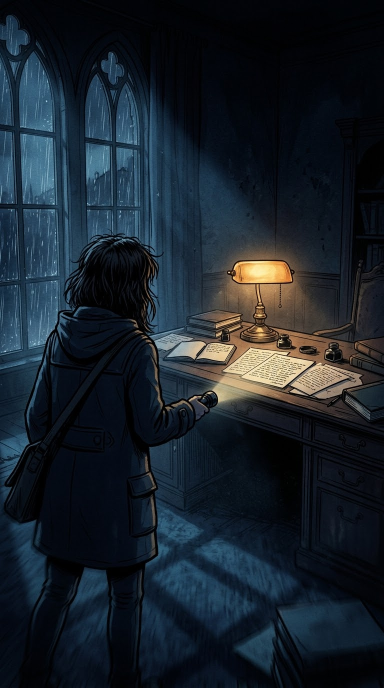
#> input picture video/source.jpg, 768 x 1376 px (shown at 1/2 size)
$ python render.py source.jpg source.jpg
#> lines starting #> are read from the running program, lines starting #| are printed output that depends on the picture
import sys, subprocess, wave, numpy as np
from PIL import Image, ImageDraw, ImageFilter
SRC, OUT = sys.argv[1], sys.argv[2]
W, H, FPS, DUR = 1080, 1920, 30, 20.0
N = int(FPS*DUR)
rng = np.random.default_rng(7)

base = Image.open(SRC).convert("RGB").resize((1080, 1935), Image.LANCZOS)
B = np.asarray(base).astype(np.float32)/255.0
BH, BW = B.shape[:2]
#> BH = 1935; BW = 1080
yy, xx = np.mgrid[0:BH, 0:BW].astype(np.float32)

def ell(cx, cy, rx, ry, p=2.0):
    d = np.sqrt(((xx-cx)/rx)**2 + ((yy-cy)/ry)**2)
    return np.clip(1-d, 0, 1)**p

# window mask: bluish pixels in the upper-left window area
win_box = ((xx < 440) & (yy > 60) & (yy < 1000)).astype(np.float32)
blueish = np.clip((B[...,2]-B[...,0])*6, 0, 1)
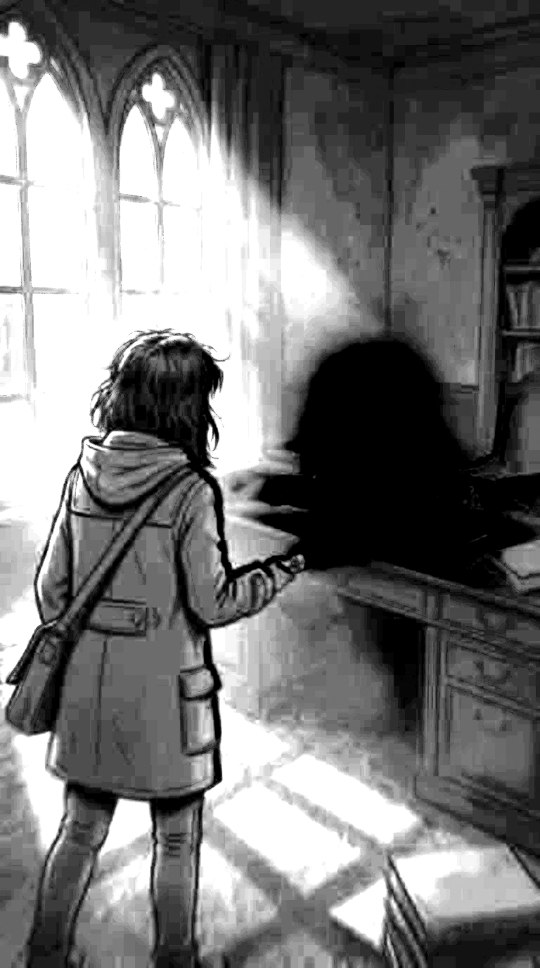
#> blueish: shape (1935, 1080) float32 (shown at 1/2 size); min 0, max 1, mean 0.457
win = np.asarray(Image.fromarray((win_box*blueish*255).astype(np.uint8)).filter(ImageFilter.GaussianBlur(6))).astype(np.float32)/255
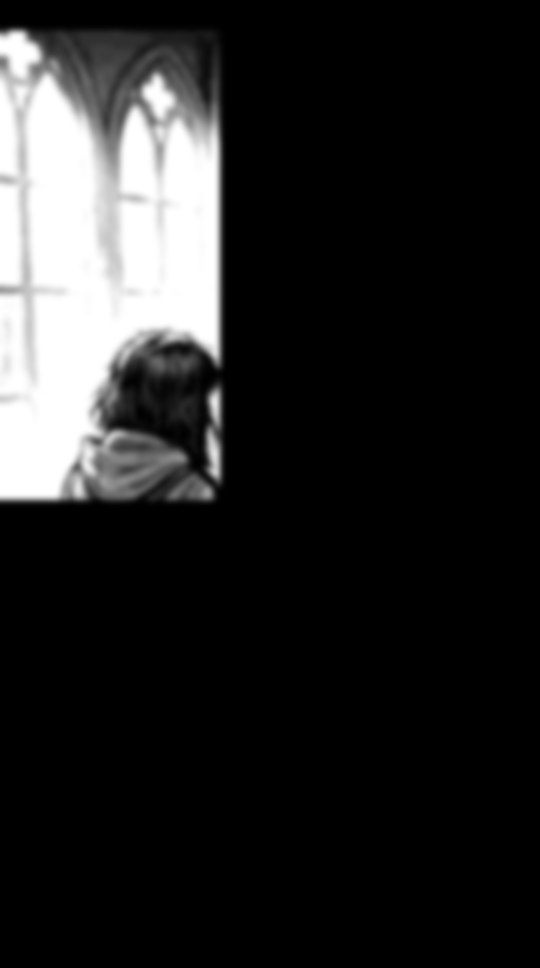
#> win: shape (1935, 1080) float32 (shown at 1/2 size); min 0, max 1, mean 0.144
lamp = ell(795, 760, 330, 300, 1.6)
lampcore = ell(795, 752, 110, 70, 1.2)
beam = ell(720, 1090, 300, 130, 1.3)
vign = np.clip(1 - 0.55*(((xx-BW/2)/(BW*0.75))**2 + ((yy-BH/2)/(BH*0.7))**2), 0, 1)[...,None]
warm = np.array([1.0, 0.72, 0.38], np.float32)
cool = np.array([0.75, 0.85, 1.0], np.float32)

flashes = [4.2, 11.0, 16.6]
def lightning(t):
    v = 0.0
    for f in flashes:
        for off, a in ((0, 1.0), (0.12, 0.6), (0.28, 0.35)):
            d = t-(f+off)
            if d >= 0: v += a*np.exp(-d*14)
    return min(v, 1.4)

# rain drops (behind glass) and dust motes
drops = np.column_stack([rng.uniform(-100, 460, 260), rng.uniform(0, 1000, 260), rng.uniform(1400, 2200, 260), rng.uniform(25, 60, 260)])
motes = np.column_stack([rng.uniform(450, 1050, 70), rng.uniform(650, 1250, 70), rng.uniform(-8, 8, 70), rng.uniform(-10, 4, 70), rng.uniform(0, 6.28, 70)])
lamp_noise = rng.normal(0, 1, N+10)
lamp_noise = np.convolve(lamp_noise, np.ones(4)/4, "same")

#> (the run stopped early here; a loop or call above may not have finished)
